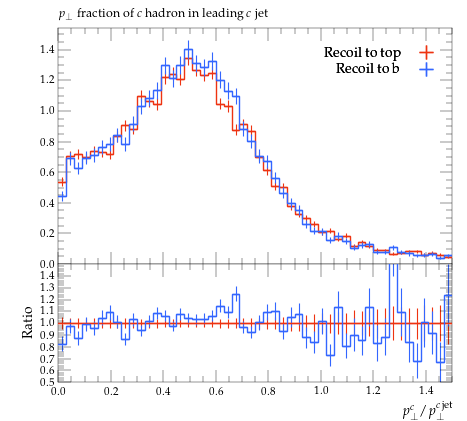

Generate this figure with Python:
#! /usr/bin/env python

# This Python script was auto-generated using YODA v2.0.2.
# Analysis object: /MC_HFJETS/ptfracC
# Timestamp: 30-07-2026 (15:57:45)

import matplotlib as mpl
import matplotlib.pyplot as plt
mpl.use('Agg') # comment out for interactive use
import os
import numpy as np

plotDir = os.path.split(os.path.realpath(__file__))[0]
if 'YODA_USER_PLOT_PATH' in globals():
    plot_outdir = globals()['YODA_USER_PLOT_PATH']
else:
    plot_outdir = plotDir

#plot style
plt.style.use(os.path.join(plotDir, '../default.mplstyle'))
# plot metadata
figW, figH = plt.rcParams['figure.figsize']
ax_xLabel = r'$p_\perp^c / p_\perp^{c\,\mathrm{jet}}$'
ax_yLabel = r''
ax_title  = r'$p_\perp$ fraction of $c$ hadron in leading $c$ jet'
ax_xScale = 'linear'
ax_yScale = 'linear'
xLims = (0.0, 1.5)
yLims = (0.0, 1.5425476)

# TeX-friendly labels for the legend
labels = {
    'legend' : ([ r"Recoil to top", r"Recoil to b" ], r""),
}

# Adjust canvas width and height
canvasW = 10.0
canvasH = 9.0
figW *= canvasW/10.
figH *= canvasH/9.

# Create figure and axis objects
fig, (ax, ratio0_ax) = plt.subplots(2, 1, sharex=True,
                  figsize=(figW,figH), gridspec_kw={'height_ratios': (6.0, 3.0)})

# Set figure margins
plt.subplots_adjust(
    left   = 1.0 * plt.rcParams['figure.subplot.left'],
    right  = 1.0 * plt.rcParams['figure.subplot.right'],
    top    = 1.0 * plt.rcParams['figure.subplot.top'],
    bottom = 1.0 * plt.rcParams['figure.subplot.bottom'])

ratio0_ax.yaxis.set_major_locator(mpl.ticker.MultipleLocator(0.1))
ratio0_ax.set_ylim(0.5, 1.4999)
ratio0_ax.set_ylabel('Ratio')

# the numerical data is stored in a separate file
dataf = dict()
prefix = os.path.split(__file__)[0]
if prefix:    prefix = prefix + '/'
exec(open(prefix+'ptfracC__data.py').read(), dataf)


legend_handles = dict() # keep track of handles for the legend

# style options for curves
# starts at zorder>=5 to draw curve on top of legend
styles = {
  'recoil_t': {
    'color' : '#EE3311',
    'linestyle' : '-',
    'linewidth' : 1,
    'marker' : 'none',
    'markersize' : 2,
    'capsize' : 0.0,
    'zorder' : 5,
    'histstyle' : 1,
    'drawstyle' : 'steps-pre',
    'xerrorbars' : 1,
    'yerrorbars' : 1,
    'fillcolor' : None,
    'fillopacity' : 1.0,
    'ratio0_linestyle' : '-',
    'ratio0_linewidth' : 1,
    'ratio0_marker' : 'none',
    'ratio0_markersize' : 2,
    'ratio0_capsize' : 0.0,
    'ratio0_zorder' : 5,
    'ratio0_histstyle' : 1,
    'ratio0_drawstyle' : 'steps-pre',
    'ratio0_xerrorbars' : 1,
    'ratio0_yerrorbars' : 1,
  },
  'recoil_b': {
    'color' : '#3366FF',
    'linestyle' : '-',
    'linewidth' : 1,
    'marker' : 'none',
    'markersize' : 2,
    'capsize' : 0.0,
    'zorder' : 6,
    'histstyle' : 1,
    'drawstyle' : 'steps-pre',
    'xerrorbars' : 1,
    'yerrorbars' : 1,
    'fillcolor' : None,
    'fillopacity' : 1.0,
    'ratio0_linestyle' : '-',
    'ratio0_linewidth' : 1,
    'ratio0_marker' : 'none',
    'ratio0_markersize' : 2,
    'ratio0_capsize' : 0.0,
    'ratio0_zorder' : 6,
    'ratio0_histstyle' : 1,
    'ratio0_drawstyle' : 'steps-pre',
    'ratio0_xerrorbars' : 1,
    'ratio0_yerrorbars' : 1,
  },
}

# curve from input yoda files in main panel
for label, yvals in dataf['yvals'].items():
    if all(np.isnan(v) for v in dataf['yvals'][label]):
        continue
    tmp = None
    if styles[label]['histstyle']: # draw as histogram
        xpos = dataf['xedges'][label] if styles[label]['drawstyle'] else dataf['xpoints'][label]
        ypos = np.insert(yvals, 0, yvals[0]) if styles[label]['drawstyle'] else yvals
        if styles[label]['fillcolor']: # fill area below curve
            ax.fill_between(xpos, ypos, step='pre',
                            color=styles[label]['fillcolor'],
                            alpha=styles[label]['fillopacity'])
        tmp, = ax.plot(xpos, ypos,
                       color=styles[label]['color'],
                       linestyle=styles[label]['linestyle'],
                       linewidth=styles[label]['linewidth'],
                       drawstyle=styles[label]['drawstyle'], solid_joinstyle='miter',
                       zorder=styles[label]['zorder'], label=label)
    tmp = ax.errorbar(dataf['xpoints'][label], yvals,
                      xerr=np.array(dataf['xerrs'][label])*styles[label]['xerrorbars'],
                      yerr=np.array(dataf['yerrs'][label])*styles[label]['yerrorbars'],
                      fmt=styles[label]['marker'], capsize=styles[label]['capsize'],
                      markersize=styles[label]['markersize'],
                      ecolor=styles[label]['color'],
                      color=styles[label]['color'], zorder=styles[label]['zorder'])
    tmp[-1][0].set_linestyle(styles[label]['linestyle'])
    tmp[-1][0].set_linewidth(styles[label]['linewidth'])
    if label in dataf['add_legend_handle']:  legend_handles[label] = tmp
    for varLabel in dataf['variation_yvals'].keys():
        if varLabel.startswith(label):
            tmp, = ax.plot(dataf['xedges'][label], dataf['variation_yvals'][varLabel],
                           color=styles[label]['color'],
                           linestyle=styles[label]['linestyle'],
                           linewidth=styles[label]['linewidth'],
                           drawstyle='steps-pre', solid_joinstyle='miter',
                           zorder=styles[label]['zorder'], alpha=0.5)


# plots on ratio panel
# curve from input yoda files in ratio panel
for label, yvals in dataf['ratio0_yvals'].items():
    if all(np.isnan(v) for v in yvals):
        continue
    if styles[label]['ratio0_histstyle']: # plot as histogram
        xpos = dataf['xedges']['recoil_t'] if styles[label]['ratio0_drawstyle'] else dataf['xpoints']['recoil_t']
        ypos = np.insert(yvals, 0, yvals[0]) if styles[label]['ratio0_drawstyle'] else yvals
        ratio0_ax.plot(xpos, ypos,
                       color=styles[label]['color'],
                       linewidth=styles[label]['linewidth'],
                       linestyle=styles[label]['ratio0_linestyle'],
                       drawstyle=styles[label]['ratio0_drawstyle'], zorder=styles[label]['zorder'],
                       solid_joinstyle='miter')
    tmp = ratio0_ax.errorbar(dataf['xpoints']['recoil_t'], yvals,
                             xerr=np.array(dataf['ref_xerrs'])*styles[label]['ratio0_xerrorbars'],
                             yerr=np.array(dataf['ratio0_yerrs'][label])*styles[label]['ratio0_yerrorbars'],
                             fmt=styles[label]['ratio0_marker'], capsize=styles[label]['ratio0_capsize'],
                             markersize=styles[label]['ratio0_markersize'],
                             ecolor=styles[label]['color'],
                             color=styles[label]['color'])
    tmp[-1][0].set_linestyle(styles[label]['ratio0_linestyle'])
    tmp[-1][0].set_linewidth(styles[label]['ratio0_linewidth'])

    for varlabel in dataf['ratio0_variation_vals'].keys():
        if varlabel.startswith(label):
            ratio0_ax.plot(dataf['xedges']['recoil_t'],
                            dataf['ratio0_variation_vals'][varlabel],
                            color=styles[label]['color'],
                            linestyle=styles[label]['linestyle'],
                            linewidth=styles[label]['linewidth'],
                            drawstyle='steps-pre', solid_joinstyle='miter',
                            zorder=1, alpha=0.5)

legend_items = list(legend_handles.values())
ax.add_artist(ax.legend(legend_items,
                        labels['legend'][0],
                        title=labels['legend'][1],
                        alignment='right',
                        loc='upper right',
                        bbox_to_anchor=(1.0, 0.97),markerfirst=False))

# set plot metadata as defined above
ratio0_ax.set_xlabel(ax_xLabel)
ratio0_ax.xaxis.set_label_coords(1., -0.15)
ax.set_ylabel(ax_yLabel, ha='right', va='top')
ax.yaxis.set_label_coords(-0.11, 1.0)
ax.set_title(ax_title, loc='left')
ax.set_xscale(ax_xScale)
ax.set_yscale(ax_yScale)
ax.set_xlim(xLims)
ax.set_ylim(yLims)

# tick formatting
plt.rcParams['xtick.top'] = True
plt.rcParams['ytick.right'] = True
fig.align_ylabels((ax, ratio0_ax))
plt.savefig(os.path.join(plot_outdir, 'ptfracC.pdf'), format='PDF')
plt.savefig(os.path.join(plot_outdir, 'ptfracC.png'), format='PNG')

plt.close(fig)
